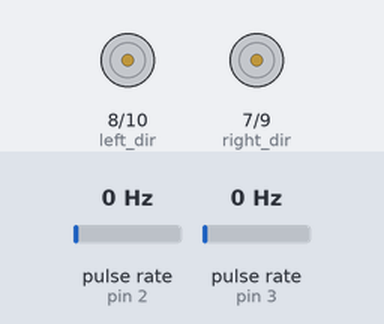
A sketch run on a simulated Arduino Uno, built with avr-gcc and run on an emulated ATmega328P. Shown: direction and speed pins drawn as motors (green arrow = direction pin HIGH = forward, orange = LOW = backward, longer = more drive). Wiring (inferred from the names in the program): 2 × pulse sensor: data pin 2 / data pin 3. The inputs (shaded band) are chosen by the test bench; at power-on: pulse rate (sensors on pin 2, pin 3) 0 Hz. What the sketch prints to the serial monitor is not drawn.

Above: at 0.1 s.
Timing chart, 0 to 39.5 s (numbered marks = the images above):
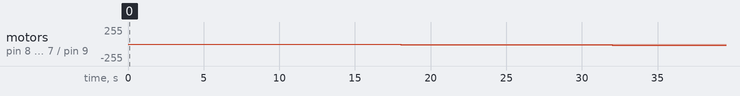

Measured:
- by itself, motor on pin 8 (left_dir) / pin 10 (left_pwm), motor on pin 7 (right_dir) / pin 9 (right_pwm): moves from stopped to backward 18/255 over 34.0 s

The sketch:

test_04_motor_data.ino
```cpp
// Motor Init
#include "robot.h"
#include "Arduino.h"
int speed[8] = {0, 50, 100, 150, 200, 150, 100, 50};
int test_speed = 0;
int motor_speed_index = 0;
unsigned long motor_current, motor_previous;
unsigned long encoder_timer_pre, encoder_timer_cur;
float rpm;
Robot robot = Robot();
void setup()
{
    // put your setup code here, to run once:
    // https://arduinoinfo.mywikis.net/wiki/Arduino-PWM-Frequency
    TCCR1B = TCCR1B & B11111000 | B00000001; // set timer 1 divisor to     1 for PWM frequency of 31372.55 Hz
    robot.init();
    Serial.begin(115200);
    motor_previous = millis();
    encoder_timer_pre = millis();
}

void loop()
{
    // put your main code here, to run repeatedly:
    motor_current = millis();
    if ((motor_current - motor_previous) > 2000)
    {
        motor_previous = motor_current;
        rpm = left_encoder_value * 30 / 187.95;
        left_encoder_value = 0;
        // motor_speed_index += 1;

        robot.rotate(1, test_speed);

        if (test_speed == 255)
        {
            test_speed = 0;
        }


        // Serial.print(encoder_timer_cur);
        // Serial.print(",");
        Serial.print(rpm);
        Serial.print(",");
        Serial.println(test_speed);
        test_speed++;
    }
    // encoder_timer_cur = millis();
    // if ((encoder_timer_cur - encoder_timer_pre) > 1000)
    // {
    //     encoder_timer_pre = encoder_timer_cur;
    //     rpm = right_encoder_value * 60 / 187.95;
    //     right_encoder_value = 0;
    //     Serial.print(encoder_timer_cur);
    //     Serial.print(",");
    //     Serial.print(rpm);
    //     Serial.print(",");
    //     Serial.println(test_speed);
    // }
}
```

robot.h
```cpp
#include <Arduino.h>
static short right_dir = 7;
static short right_pwm = 9;
static short right_encoder = 2;

static short left_dir = 8;
static short left_pwm = 10;
static short left_encoder = 3;
static short left_power = 13;

void updateRightEncoder(void);
void updateLeftEncoder(void);

volatile unsigned long right_encoder_value = 0;
volatile unsigned long left_encoder_value = 0;

class Robot
{
private:
    // rihgt=motor 1
    // left=motor 2
    // right dir pin2
    // right pwm pin3
    // left dir pin4
    // left pwm pin5

public:
    int init()
    {
        // Init motor related pin
        pinMode(left_dir, OUTPUT);           // direction for left
        pinMode(left_pwm, OUTPUT);           // speed for left
        pinMode(left_encoder, INPUT_PULLUP); // left encoder reader
        pinMode(left_power, OUTPUT);           // power for left
        digitalWrite(left_power,HIGH);
        attachInterrupt(digitalPinToInterrupt(right_encoder), updateRightEncoder, RISING);
        pinMode(right_dir, OUTPUT);           // direction for right
        pinMode(right_pwm, OUTPUT);           // speed for right
        pinMode(right_encoder, INPUT_PULLUP); // right encoder reader
        attachInterrupt(digitalPinToInterrupt(left_encoder), updateLeftEncoder, RISING);
    }

    /**
     * @brief
     *
     * @param dir direction,1 for forward, 0 for backward
     * @param speed mvoe speed, range in 0-255
     * @return int 0 for success, 1 for error
     */
    int move(int dir, int speed)
    {
        if (dir == 1)
        {
            digitalWrite(left_dir, LOW);
            digitalWrite(right_dir, HIGH);
        }
        else if (dir == 0)
        {
            digitalWrite(left_dir, HIGH);
            digitalWrite(right_dir, LOW);
        }
        else
        {
            return 1;
        }
        analogWrite(left_pwm, speed);
        analogWrite(right_pwm, speed);
        return 0;
    }

    /**
     * @brief
     *
     * @param dir direction,1 for right, 0 for left
     * @param speed mvoe speed, range in 0-255
     * @return int 0 for success, 1 for error
     */
    int rotate(int dir, int speed)
    {
        if (dir == 1)
        {
            digitalWrite(left_dir, LOW);
            digitalWrite(right_dir, LOW);
        }
        else if (dir == 0)
        {
            digitalWrite(left_dir, HIGH);
            digitalWrite(right_dir, HIGH);
        }
        else
        {
            return 1;
        }
        analogWrite(left_pwm, speed);
        analogWrite(right_pwm, speed);
        return 0;
    }
};

void updateRightEncoder(void)
{
    right_encoder_value++;
}

void updateLeftEncoder(void)
{
    left_encoder_value++;
}
```
